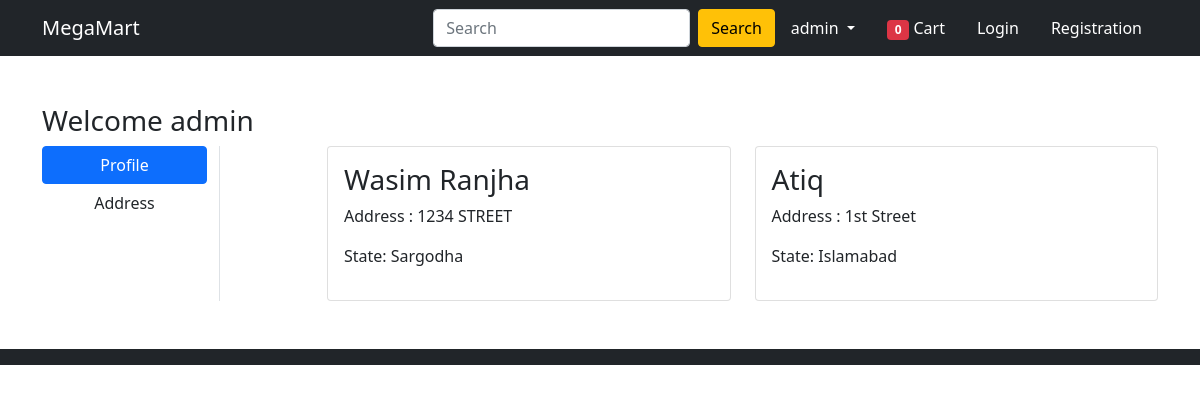
The page /address/ (signed in) on the database its author committed.
### core/models.py (models this page shows, shortened)
class Customer(models.Model):
    STATE_CHOICES = [
        ('Sargodha', 'Sargodha'),
        ('Kot Momin', 'Kot Momin'),
        ('Islamabad', 'Islamabad'),
        ('Rawalpindi', 'Rawalpindi'),
        ('Faislabad', 'Faislabad'),
        ('Lahore', 'Lahore'),
    ]
    user = models.ForeignKey(User, on_delete=models.CASCADE)
    name = models.CharField(max_length=200)
    address = models.CharField(max_length=200)
    city = models.CharField(max_length=200)
    state = models.CharField(max_length=200, choices=STATE_CHOICES, null=True)
    zipcode = models.CharField(max_length=200)

### core/views.py (the view)
# urls.py: path('address/', views.address, name='address'),
@login_required(login_url='/login/')
def address(request):
    addresses = Customer.objects.filter(user=request.user)
    context = {'addresses': addresses}
    return render(request, 'app/address.html', context)

### templates/app/address.html (shortened to what this page needs)
{% extends 'app/base.html' %}
{% load static %}
{% block main-content %}
<div class="container my-5">
 <div class="row">
  <h3>Welcome {{ user.username }}</h3>
  <div class="col-sm-2 border-end">
   <ul class="list-unstyled">
    <li class="d-grid"><a href="{% url 'profile' %}" class="btn btn-primary">Profile</a></li>
    <li class="d-grid"><a href="{% url 'address' %}" class="btn">Address</a></li>
   </ul>
  </div>
  <div class="col-sm-9 offset-sm-1">
   <div class="row">
    {% for address in addresses %}
    <div class="col-sm-6">
     <div class="card">
      <div class="card-body">
       <h3>{{ address.name }}</h3>
       <p>Address : {{ address.address }}</p>
       <p>State: {{ address.state }}</p>
      </div>
     </div>
    </div>
    {% endfor %}
   </div>
  </div>
 </div>
</div>
{% endblock main-content %}

### templates/app/base.html (shortened to what this page needs)
<!doctype html>
{% load static %}
<html lang="en">
  <head>
    <link href="https://cdn.jsdelivr.net/npm/bootstrap@5.0.0-beta1/dist/css/bootstrap.min.css" rel="stylesheet">
    <link rel="stylesheet" href="{% static 'app/css/owl.carousel.min.css' %}">
    <link rel="stylesheet" href="{% static 'app/css/all.min.css' %}">
    <link rel="stylesheet" href="{% static 'app/css/style.css' %}">
  </head>
  <body>
    <nav class="navbar navbar-expand-lg navbar-dark bg-dark">
     <div class="container">
       <a class="navbar-brand" href="/">MegaMart</a>
       <div class="collapse navbar-collapse" id="navbarSupportedContent">
         <form class="d-flex" method="post" action="{% url "search" %}">
           <input class="form-control me-2" name="search" type="search" placeholder="Search" aria-label="Search">
           <button class="btn btn-warning" type="submit">Search</button>
         </form>
         <div>
          <ul class="navbar-nav me-auto mb-2 mb-lg-0">
           <li class="nav-item dropdown mx-2">
              <a class="nav-link dropdown-toggle text-white" href="#" id="profileDropdown" role="button" data-bs-toggle="dropdown" aria-expanded="false">
                {{request.user.username}}
              </a>
            </li>
            {% if user.is_authenticated %}
            <li class="nav-item mx-2">
             <a href="{% url 'carts' %}" class="nav-link text-white"><span class="badge bg-danger" id="cart-count">{{ cart_count }}</span> Cart </a>
            </li>
            {% endif %}
            <li class="nav-item mx-2">
             <a href="{% url 'login' %}" class="nav-link text-white">Login</a>
            </li>
            <li class="nav-item mx-2">
             <a href="{% url 'customerregistration' %}" class="nav-link text-white">Registration</a>
            </li>
          </ul>
         </div>
       </div>
     </div>
    </nav>
    {% block main-content %} {% endblock main-content %}
    <footer class="container-fluid bg-dark text-center p-2 mt-5">
    </footer>
  </body>
</html>

### rows shown on the page
Customer: name "Wasim Ranjha", address "1234 STREET", state "Sargodha"
Customer: name "Atiq", address "1st Street", state "Islamabad"

### other values the page prints
{{ request.user.username }} "admin"
{{ user.username }} "admin"
